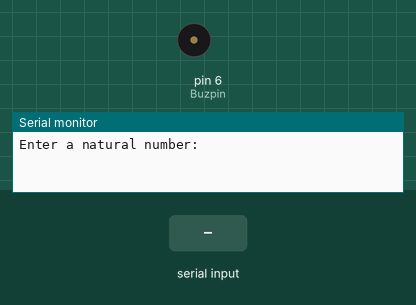
Bench run of a sketch on a simulated Arduino Uno, built with avr-gcc and run on an emulated ATmega328P. Parts: buzzer (waves = sounding, pin HIGH), the last lines printed to the serial monitor. The inputs (shaded band) are chosen by the test bench.

Above: at 1.2 s.
1.3 s: "90,45\n" received over Serial
At 2.1 s:
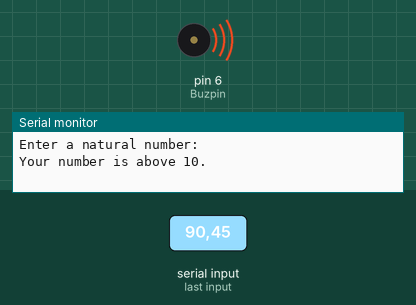
4.3 s: "30,150\n" received over Serial
7.3 s: "90\n" received over Serial
Timing chart, 0 to 11.8 s (numbered marks = the images above; inputs shaded):
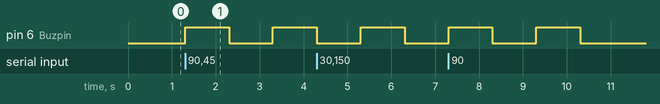

The sketch:

BuzzerWarning.ino
```cpp
//Simple program to demonstrate an Active buzzer.
//If the natural number entered by the user is above 10, the buzzer will beep.

int myNum; //user entered number
int Buzpin = 6; //Buzzer pin
int wait = 1000;

//Strings as necessary
String ask = "Enter a natural number: ";
String warning = "Your number is above 10.";


void setup() {
  // put your setup code here, to run once:

  //Setting up serial monitor and buzzer pin
Serial.begin(9600);
pinMode(Buzpin,OUTPUT);
}

void loop() {
  // put your main code here, to run repeatedly:

  //User input for an integer
Serial.println(ask);
while(Serial.available()==0){

}
myNum = Serial.parseInt(); //Parsing user input

  //logic
if (myNum>10)
{
  Serial.println(warning); //Warning message

  //One buzzer beep
  digitalWrite(Buzpin,HIGH);
  delay(wait);
  digitalWrite(Buzpin,LOW);
}

else{
  digitalWrite(Buzpin,LOW);
}


delay(wait);
}
```

Measured:
- after the input at 1.3 s, pin 6 (Buzpin): LOW → HIGH at once, → LOW 1.0 s later, → HIGH 1.0 s later
